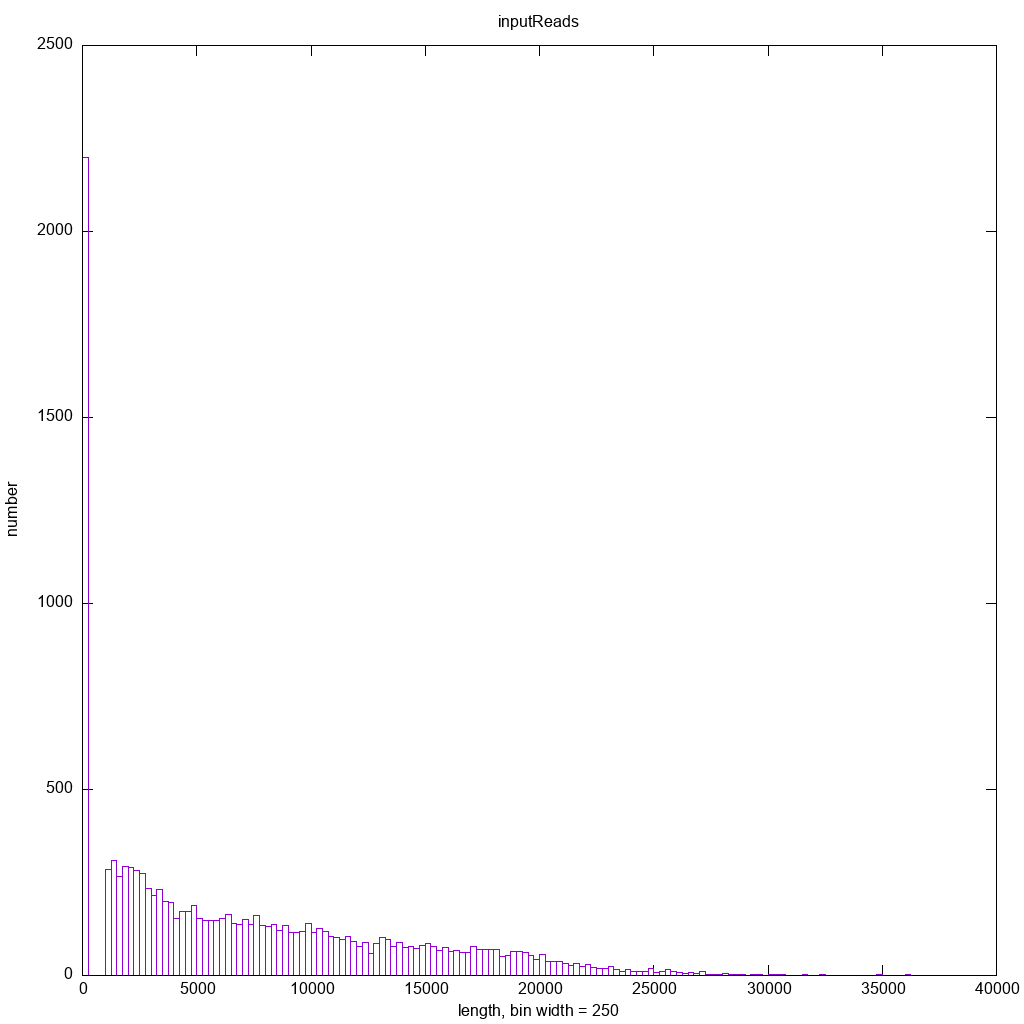

The script that saved this image:
set title 'inputReads'
set xlabel 'length, bin width = 250'
set ylabel 'number'

binwidth=250
set boxwidth binwidth
bin(x,width) = width*floor(x/width) + binwidth/2.0

set terminal png size 1024,1024
set output './ecoli.1.trimReads.inputReads.png'
plot [] [0:] './ecoli.1.trimReads.inputReads.dat' using (bin($1,binwidth)):(1.0) smooth freq with boxes title ''
